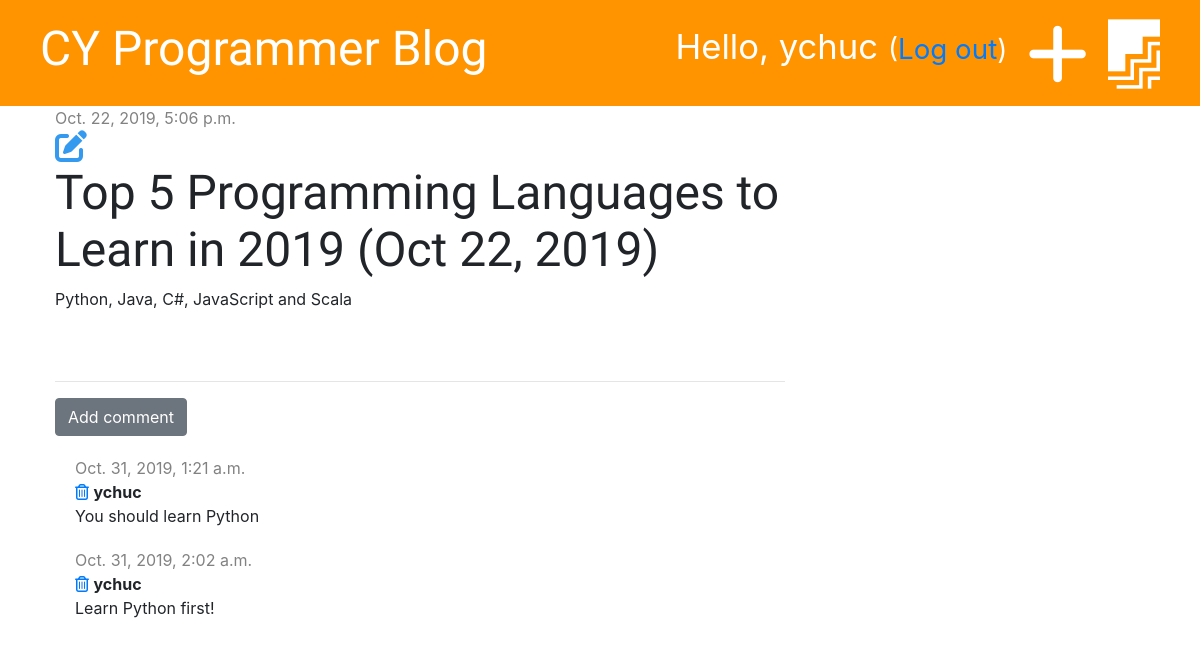
/post/2 (signed in), run on the app's committed database.
### blog/models.py (models this page shows, shortened)
class Post(models.Model):
    author = models.ForeignKey('auth.User', on_delete=models.CASCADE)
    title = models.CharField(max_length=200)
    text = models.TextField()
    created_date = models.DateTimeField(default=timezone.now)
    published_date = models.DateTimeField(blank=True, null=True)

class Comment(models.Model):
    post = models.ForeignKey('blog.Post', on_delete=models.CASCADE, related_name='comments')
    author = models.CharField(max_length=200)
    text = models.TextField()
    created_date = models.DateTimeField(default=timezone.now)

### blog/views.py (the view)
# urls.py: path('post/<int:pk>', views.post_detail, name='post_detail'),
def post_detail(request, pk):
    post = get_object_or_404(Post, pk=pk)
    stuff_for_frontend = {'post': post}
    return render(request, 'blog/post_detail.html', stuff_for_frontend)

### blog/templates/blog/post_detail.html (shortened to what this page needs)
{% extends 'blog/base.html' %}
{% block content %}
    <div class="post" xmlns="http://www.w3.org/1999/html" xmlns="http://www.w3.org/1999/html">
        {% if post.published_date %}
            <div class="date">
                {{ post.published_date }}
            </div>
        {% else %}
            <a href="{% url 'post_publish' pk=post.pk %}" class="btn btn-primary">Publish</a>
        {% endif %}
        {% if user.is_authenticated %}
            <a href="{% url 'post_edit' pk=post.pk %}"><i class="fas fa-edit fa-2x" style="color: #339af0"></i></a>
        {% endif %}
        <h1>{{ post.title }}</h1>
        <p>{{ post.text|linebreaksbr }}</p>
    </div>
    <hr>
    <a href="{% url 'add_comment_to_post' pk=post.pk %}" class="btn btn-secondary">Add comment</a>
    {% for comment in post.comments.all %}
        <div class="comment">
            <div class="date">
                {{ comment.created_date }}
            </div>
            <a href="{% url 'comment_remove' pk=comment.pk %}"><i class="far fa-trash-alt"></i></a>
            <strong>{{ comment.author }}</strong>
            <p>{{ comment.text }}</p>
        </div>
    {% empty %}
        <p>No comments...</p>
    {% endfor %}
{% endblock %}

### blog/templates/blog/base.html (shortened to what this page needs)
{% load staticfiles %}
<!DOCTYPE html>
<html lang="en">
<head>
    <link rel="stylesheet" href="https://stackpath.bootstrapcdn.com/bootstrap/4.3.1/css/bootstrap.min.css">
    <link rel="stylesheet" href="{% static 'css/blog.css' %}">
</head>
<body>
<div class="page-header">
    {% if user.is_authenticated %}
        <a href="{% url 'post_draft_list' %}" class="top-menu"><i class="fab fa-firstdraft fa-2x"></i></a>
        <a href="{% url 'post_new' %}" class="top-menu"><i class="fas fa-plus fa-2x"></i></a>
        <p class="top-menu">Hello, {{ user.username }} <small>(<a href="{% url 'logout' %}">Log out</a>)</small></p>
    {% else %}
        <a href="{% url 'login' %}" class="top-menu"><i class="fas fa-sign-in-alt fa-2x"></i></a>
    {% endif %}
    <h1><a href="{% url "post_list" %}">CY Programmer Blog</a></h1>
</div>
<div class="content container">
    <div class="row">
        <div class="col-md-8">
            {% block content %}
            {% endblock %}
        </div>
    </div>
</div>
</body>
</html>

### blog/static/css/blog.css (style rules this page uses)
.page-header { background-color: #ff9400; margin-top: 0; padding: 20px 20px 20px 40px; }
.page-header h1, .page-header h1 a { color: #ffffff; font-size: 36pt; text-decoration: none; }
.content { margin-left: 40px; }
h1, h2, h3, h4 { font-family: 'Tangerine', 'Inconsolata', 'Droid Sans', serif; font-size: 48px; }
.date { color: #828282; }
.post { margin-bottom: 70px; }
.top-menu, .top-menu:hover { color: #ffffff; float: right; font-size: 26pt; margin-right: 20px; }
.comment { margin: 20px 0px 20px 20px; }

### data on the page
Post: published_date "Oct. 22, 2019, 5:06 p.m.", title "Top 5 Programming Languages to Learn in 2019 (Oct 22, 2019)", text "Python, Java, C#, JavaScript and Scala"
Comment: created_date "Oct. 31, 2019, 1:21 a.m.", author "ychuc", text "You should learn Python"
Comment: created_date "Oct. 31, 2019, 2:02 a.m.", author "ychuc", text "Learn Python first!"

### other printed values
{{ user.username }} "ychuc"
